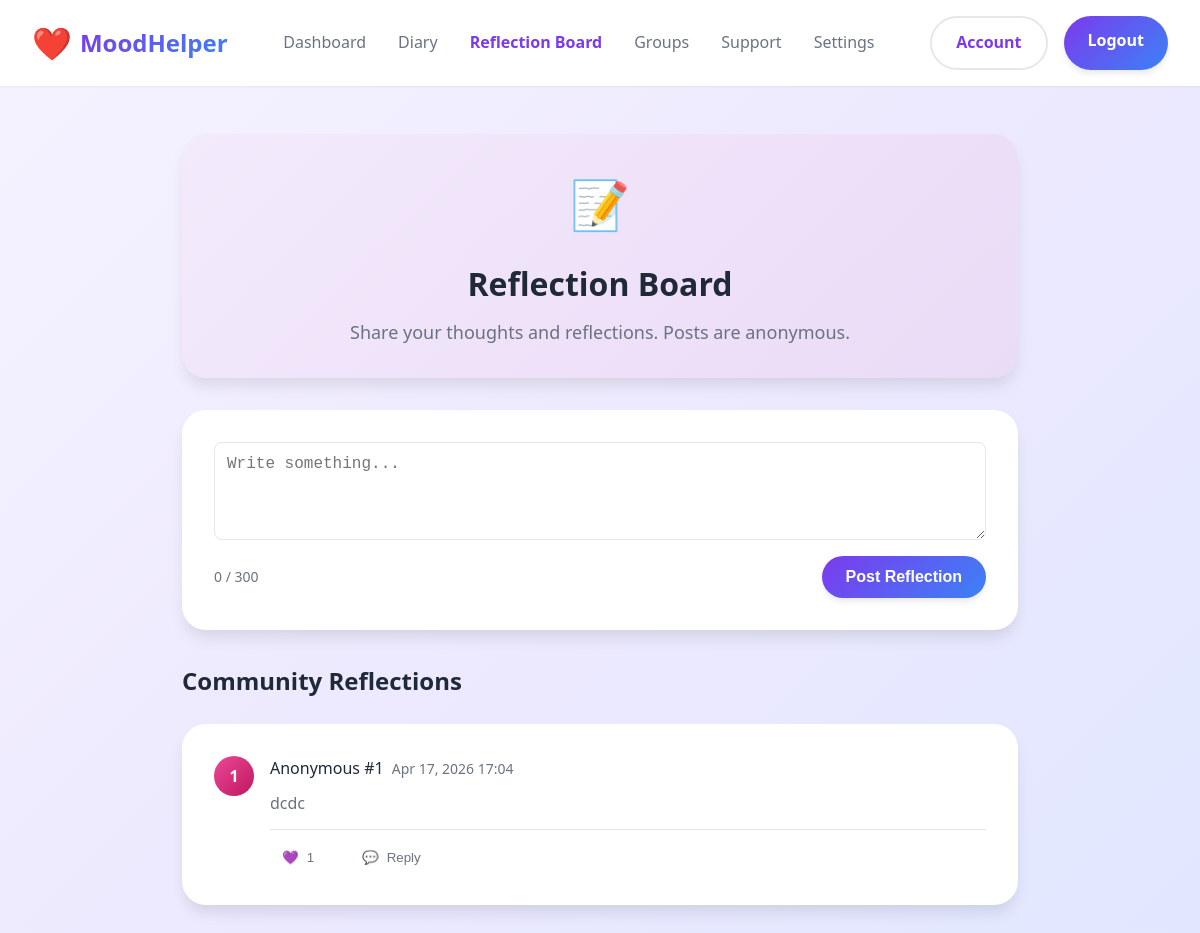
Page /reflection-board.php (signed in) on the earlier database version.
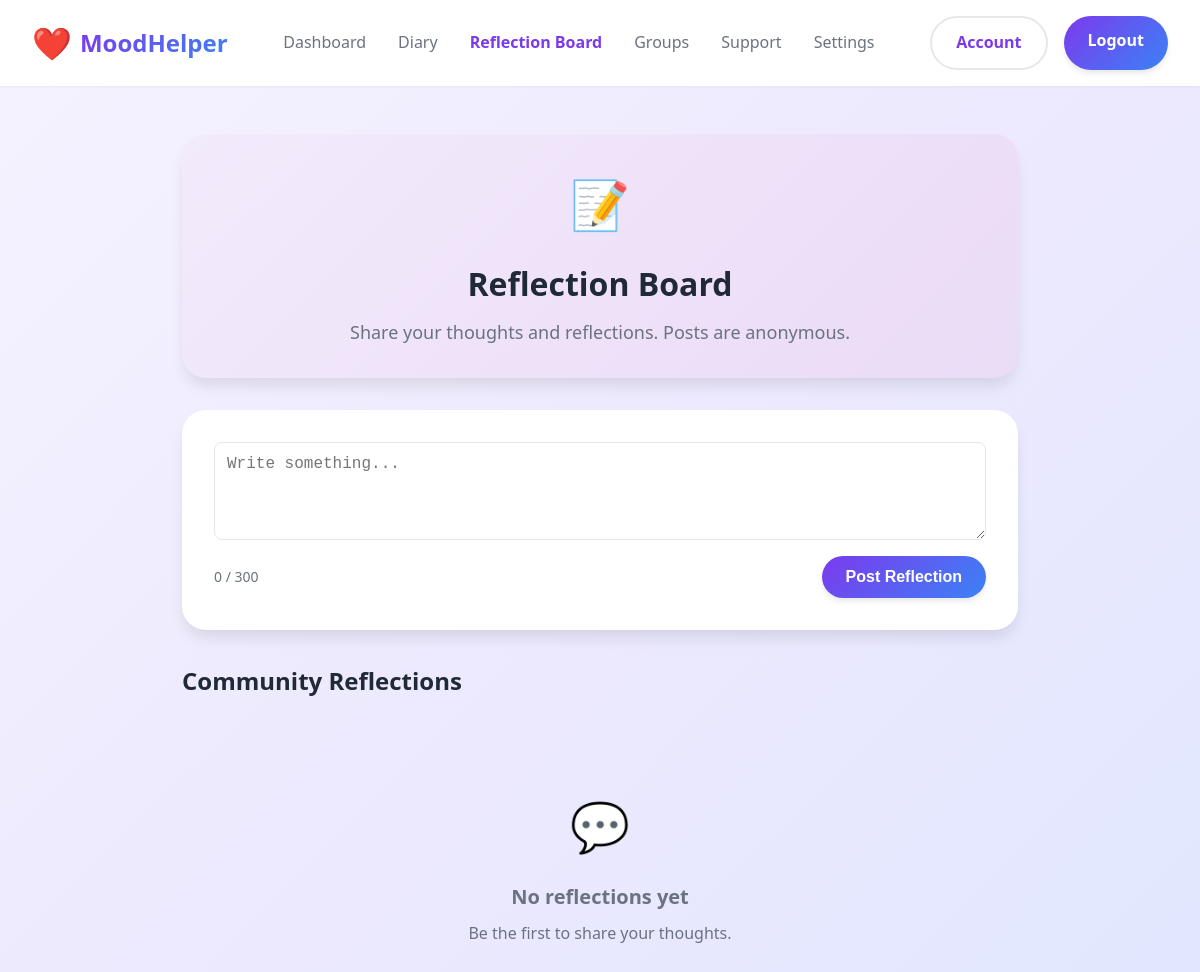
Same page on the later database version.
### tables this page shows
CREATE TABLE IF NOT EXISTS `posts` (
  `post_id` bigint UNSIGNED NOT NULL AUTO_INCREMENT,
  `user_id` int DEFAULT NULL,
  `page` varchar(50) NOT NULL,
  `content` text NOT NULL,
  `created_at` timestamp NULL DEFAULT CURRENT_TIMESTAMP,
  `is_anonymous` tinyint(1) DEFAULT '1',
  PRIMARY KEY (`post_id`),
  UNIQUE KEY `post_id` (`post_id`)
);

### reflection-board.php (the view, shortened to what this page needs)
<?php
include 'Backend/db_connect.php';
$posts = [];
$sql = "SELECT p.post_id, p.user_id, p.content, p.created_at,
               (SELECT COUNT(*) FROM post_hearts ph WHERE ph.post_id = p.post_id) AS hearts_count,
               (SELECT COUNT(*) FROM post_replies r WHERE r.post_id = p.post_id) AS replies_count
        FROM posts p
        WHERE page = 'reflection-board'
        ORDER BY created_at DESC";
$result = $conn->query($sql);
while ($row = $result->fetch_assoc()) {
    $posts[] = $row;
}
$anon_maps = [];
foreach ($posts as $post) {
    $post_id = $post['post_id'];
    $map = [];
    $counter = 1;
    $map[$post['user_id']] = $counter++;
    $anon_maps[$post_id] = $map;
}
?>
<!DOCTYPE html>
<html lang="en">
<head>
<link rel="stylesheet" href="css/styles.css">
</head>
<body>
<nav class="navbar">
    <div class="container">
        <a href="dashboard.php" class="logo">
            <span class="logo-icon">❤️</span>
            <span class="logo-text">MoodHelper</span>
        </a>
        <ul class="nav-links">
            <li><a href="dashboard.php">Dashboard</a></li>
            <li><a href="diary.php">Diary</a></li>
            <li><a href="reflection-board.php" class="active">Reflection Board</a></li>
            <li><a href="groups.php">Groups</a></li>
            <li><a href="mood-support.php">Support</a></li>
            <li><a href="settings.php">Settings</a></li>
        </ul>
        <div class="nav-buttons">
            <a href="account.php" class="btn btn-secondary">Account</a>
            <a href="Backend/logout.php" class="btn btn-primary">Logout</a>
        </div>
    </div>
</nav>
<div class="container" style="padding:3rem 2rem; max-width:900px;">
<div class="card" style="margin-bottom:2rem; text-align:center; background: linear-gradient(135deg, rgba(236, 72, 153, 0.03), rgba(236, 72, 153, 0.08));">
    <div style="font-size:3rem; margin-bottom:1rem;">📝</div>
    <h1 style="font-size:2rem; margin-bottom:0.5rem;">Reflection Board</h1>
    <p style="color:var(--text-secondary); font-size:1.125rem;">Share your thoughts and reflections. Posts are anonymous.</p>
</div>
<div class="card" style="margin-bottom:2rem;">
    <form method="POST" id="reflectionForm">
        <textarea id="reflectionContent" name="reflection" rows="4" maxlength="300" placeholder="Write something..." required style="width:100%; padding:0.75rem; font-size:1rem; border-radius:0.5rem; border:1px solid var(--border-light);"></textarea>
        <div style="display:flex; justify-content:space-between; align-items:center; margin-top:0.5rem;">
            <div id="charCount" style="color: var(--text-secondary); font-size:0.875rem;">0 / 300</div>
            <button type="submit" class="btn btn-primary">Post Reflection</button>
        </div>
    </form>
</div>
<h2 style="font-size:1.5rem; margin-bottom:1.5rem;">Community Reflections</h2>
<div id="postsContainer">
<?php if (!empty($posts)): ?>
<?php foreach ($posts as $post): ?>
    <?php
        $post_id = $post['post_id'];
        $map = $anon_maps[$post_id];
        $author_number = $map[$post['user_id']];
    ?>
<div class="card" data-postid="<?= $post_id ?>" style="margin-bottom:1.5rem; position:relative;">
    <div style="display:flex; gap:1rem;">
        <div style="flex-shrink:0;">
            <div style="width:40px; height:40px; background: linear-gradient(135deg, #ec4899, #be185d); border-radius:50%; display:flex; align-items:center; justify-content:center; color:white; font-weight:600;">
                <?= $author_number ?>
            </div>
        </div>
        <div style="flex:1;">
            <div style="display:flex; align-items:center; gap:0.5rem; margin-bottom:0.5rem;">
                <span style="font-weight:500; color:var(--text-primary);">Anonymous #<?= $author_number ?></span>
                <span style="color:var(--text-secondary); font-size:0.875rem;"><?= date("M d, Y H:i", strtotime($post['created_at'])) ?></span>
            </div>
            <p style="color:var(--text-secondary); line-height:1.7; margin-bottom:0.75rem;"><?= htmlspecialchars($post['content']) ?></p>
            <div style="display:flex; gap:1.5rem; align-items:center; padding-top:0.75rem; border-top:1px solid var(--border-light);">
                <button class="heartBtn" style="display:flex; align-items:center; gap:0.5rem; background:none; border:none; color:var(--text-secondary); cursor:pointer; padding:0.5rem 0.75rem; border-radius:0.5rem;">
                    <span>💜</span>
                    <span style="font-weight:500;" class="heartCount"><?= $post['hearts_count'] ?></span>
                </button>
                <button class="replyToggleBtn" style="display:flex; align-items:center; gap:0.5rem; background:none; border:none; color:var(--text-secondary); cursor:pointer; padding:0.5rem 0.75rem; border-radius:0.5rem;">
                    <span>💬</span>
                    <span style="font-weight:500;">
                        <?php
                            if($post['replies_count'] == 0) echo "Reply";
                            elseif($post['replies_count'] == 1) echo "1 reply";
                            else echo $post['replies_count'] . " replies";
                        ?>
                    </span>
                </button>
            </div>
        </div>
    </div>
</div>
<?php endforeach; ?>
<?php else: ?>
<div style="text-align:center; padding:4rem 2rem; color:var(--text-secondary);">
    <div style="font-size:3rem; margin-bottom:1rem;">💬</div>
    <h3 style="font-size:1.25rem; margin-bottom:0.5rem;">No reflections yet</h3>
    <p>Be the first to share your thoughts.</p>
</div>
<?php endif; ?>
</div>
</div>
</body>
</html>

### css/styles.css (style rules this page uses)
* { margin: 0; padding: 0; box-sizing: border-box; }
:root { --primary-purple: #7c3aed; --primary-blue: #3b82f6; --secondary-purple: #a78bfa; --secondary-blue: #60a5fa; --background-light: #f8f7ff; --background-gradient: linear-gradient(135deg, #f5f3ff 0%, #ede9fe 50%, #e0e7ff 100%); --text-primary: #1f2937; --text-secondary: #6b7280; --white: #ffffff; --border-light: #e5e7eb; --shadow-sm: 0 1px 2px 0 rgba(0, 0, 0, 0.05); --shadow-md: 0 4px 6px -1px rgba(0, 0, 0, 0.1); --shadow-lg: 0 10px 15px -3px rgba(0, 0, 0, 0.1); --shadow-xl: 0 20px 25px -5px rgba(0, 0, 0, 0.1); --calm-bg: linear-gradient(135deg, #f0fdf4 0%, #dcfce7 50%, #dbeafe 100%); --calm-primary: #10b981; --calm-secondary: #6ee7b7; --calm-text: #064e3b; }
body { font-family: 'Segoe UI', Tahoma, Geneva, Verdana, sans-serif; background: var(--background-gradient); color: var(--text-primary); line-height: 1.6; min-height: 100vh; }
.navbar { background: var(--white); box-shadow: var(--shadow-sm); position: sticky; top: 0; z-index: 1000; padding: 1rem 0; }
.navbar .container { max-width: 1200px; margin: 0 auto; padding: 0 2rem; display: flex; justify-content: space-between; align-items: center; }
.logo { display: flex; align-items: center; gap: 0.5rem; text-decoration: none; }
.logo-icon { font-size: 2rem; }
.logo-text { font-size: 1.5rem; font-weight: 600; background: linear-gradient(135deg, var(--primary-purple), var(--primary-blue)); -webkit-background-clip: text; -webkit-text-fill-color: transparent; background-clip: text; }
.nav-links { display: flex; gap: 2rem; list-style: none; align-items: center; }
.nav-links a { text-decoration: none; color: var(--text-secondary); font-weight: 500; transition: color 0.3s ease; }
.nav-links a.active { color: var(--primary-purple); font-weight: 600; }
.nav-buttons { display: flex; gap: 1rem; }
.btn { padding: 0.75rem 1.5rem; border: none; border-radius: 2rem; font-weight: 600; cursor: pointer; transition: all 0.3s ease; text-decoration: none; display: inline-block; font-size: 1rem; }
.btn-primary { background: linear-gradient(135deg, var(--primary-purple), var(--primary-blue)); color: var(--white); box-shadow: var(--shadow-md); }
.btn-secondary { background: transparent; color: var(--primary-purple); border: 2px solid var(--border-light); }
.container { max-width: 1200px; margin: 0 auto; padding: 0 2rem; }
.card { background: var(--white); border-radius: 1.5rem; padding: 2rem; box-shadow: var(--shadow-lg); }

Differences in the rows shown:
removed posts: author_number "1", created_at "Apr 17, 2026 17:04", content "dcdc", hearts_count "1"
Other differences:
text now shown: "💬 No reflections yet Be the first to share your thoughts."
